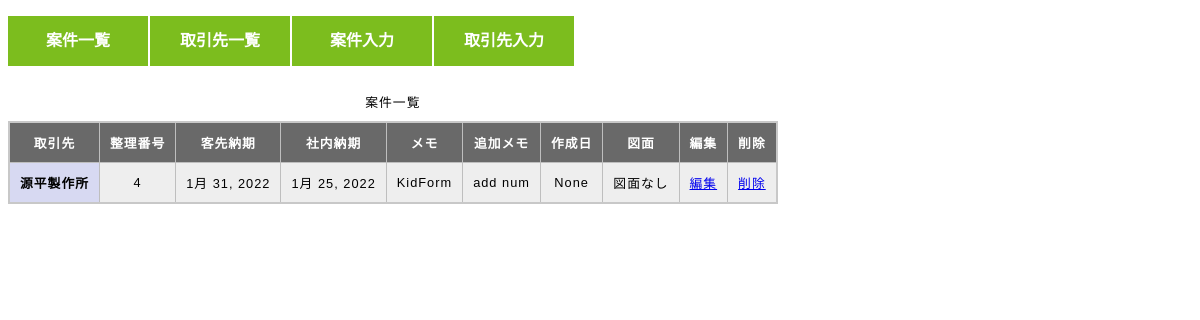
/kid, run on the app's committed database.
### office/models.py (models this page shows, shortened)
class KidPost(models.Model):
    post_data = models.ForeignKey(Post, on_delete=models.DO_NOTHING, null=True, blank=True, verbose_name="親情報")
    customer = models.ForeignKey(Customer, on_delete=models.DO_NOTHING, null=True, blank=True, verbose_name="顧客先")
    sirial_number = models.IntegerField(blank=True, null=True ,verbose_name="整理番号")
    add_memo = models.TextField(null=True, blank=True ,verbose_name="追加メモ")
    material_name = models.TextField(null=True, blank=True ,verbose_name="材質名")
    created_at = models.DateTimeField(null=True, blank=True, default = datetime.date.today)
    supply = models.BooleanField(default=True, blank=True ,verbose_name="支給されるならチェック")
    quantity = models.IntegerField(null=True, blank=True ,verbose_name="個数", default=1)
    my_company_deadline = models.DateField(null=True, blank=True, default = datetime.date.today ,verbose_name="社内納期")
    customer_deadline = models.DateField(null=True, default = datetime.date.today, blank=True ,verbose_name="客先納期")
    price = models.IntegerField(blank=True, null=True ,verbose_name="値段")
    image = models.ImageField(upload_to='images/',blank=True, null=True ,verbose_name="図面")

class Customer(models.Model):
    tel_number_regex = RegexValidator(regex=r'^[0-9]+$', message = ("Tel Number must be entered in the format: '09012345678'. Up to 15 digits allowed."))
    name = models.CharField(max_length=15)
    email = models.EmailField(max_length=31, blank=True, null=True)
    fax = models.CharField(validators=[tel_number_regex], max_length=15, blank=True, null=True)
    tel_number_1 = models.CharField(validators=[tel_number_regex], max_length=15, blank=True, null=True)
    tel_number_2 = models.CharField(validators=[tel_number_regex], max_length=15, blank=True, null=True)
    def __str__(self):
        return self.name

class Post(models.Model):
    customer = models.ForeignKey(Customer, on_delete=models.DO_NOTHING, null=True, blank=True, verbose_name="顧客先")
    material = models.ForeignKey(Material, on_delete=models.DO_NOTHING, null=True, blank=True, verbose_name="材料")
    my_company_deadline = models.DateField(null=True, blank=True, default =datetime.date.today ,verbose_name="社内納期")
    customer_deadline = models.DateField(null=True, default = datetime.date.today, blank=True ,verbose_name="客先納期")
    memo = models.TextField(null=True, blank=True ,verbose_name="メモ")
    working_period = models.FloatField(null=True, blank=True ,verbose_name="実働期間")
    created_at = models.DateTimeField(null=True, blank=True, default = datetime.date.today)
    updated_at = models.DateTimeField(null=True, blank=True)
    quantity = models.IntegerField(null=True, blank=True ,verbose_name="図面の枚数", default=1)
    supply = models.BooleanField(default=False, blank=True ,verbose_name="支給されるならチェック")
    price = models.IntegerField(blank=True, null=True ,verbose_name="値段")
    excel_path = models.FilePathField(path=settings.EXCEL_DIR, null=True)
    image = models.ImageField(upload_to='images/',blank=True, null=True ,verbose_name="図面")
    def __str__(self):
        return self.memo

### office/views.py (the view)
# urls.py: path('kid', views.PostKidListView.as_view(), name = 'office-kid-index'),
class PostKidListView(ListView):
    model = KidPost
    template_name = 'office-kid/index.html'
    context_object_name = 'post_kids'
    ordering = ['customer_deadline']
    def get_context_data(self, *args, **kwargs):
        context = super().get_context_data(*args, **kwargs)
        context['posts'] = Post.objects.all
        return context

### office/templates/office-kid/index.html (shortened to what this page needs)
{% extends 'office/base.html' %}
{% load static %}
{% block content %}
<table>
    <caption>案件一覧</caption>
    <tr>
        <th scope="col">取引先</th>
        <th scope="col">整理番号</th>
        <th scope="col">客先納期</th>
        <th scope="col">社内納期</th>
        <th scope="col">メモ</th>
        <th scope="col">追加メモ</th>
        <th scope="col">作成日</th>
        <th scope="col">図面</th>
        <th scope="col">編集</th>
        <th scope="col">削除</th>
        {% for post_kid in post_kids %}
    </tr>
    <th scope="row">{{ post_kid.customer }}</th>
    <td>{{ post_kid.sirial_number }}</td>
    <td>{{ post_kid.customer_deadline }}</td>
    <td>{{ post_kid.my_company_deadline }}</td>
    <td>{{ post_kid.post_data }}</td>
    <td>{{ post_kid.add_memo }}</td>
    <td>{{ post_kid.created_at }}</td>
    {% if post_kid.image %}
        <td><img src="{{ post_kid.image.url }}" width="350" height="200"/></td>
    {% else %}
        <td>図面なし</td>
    {% endif %}
    <td><a href="{% url 'office-kid-update' post_kid.id %}">編集</a></td>
    <td><a href="{% url 'office-kid-delete' post_kid.id %}">削除</a></td>
        {% endfor %}
</table>
{% endblock %}

### static/css/base.css (style rules this page uses)
td, th { border: 1px solid rgb(190, 190, 190); padding: 10px; }
td { text-align: center; }
th[scope="col"] { background-color: #696969; color: #fff; }
th[scope="row"] { background-color: #d7d9f2; }
caption { padding: 10px; caption-side: top; }
table { border-collapse: collapse; border: 2px solid rgb(200, 200, 200); letter-spacing: 1px; font-family: sans-serif; font-size: .8rem; }

### data on the page
KidPost: customer "源平製作所", sirial_number "4", customer_deadline "1月 31, 2022", my_company_deadline "1月 25, 2022", post_data "KidForm", add_memo "add num", created_at "None", image "図面なし"
